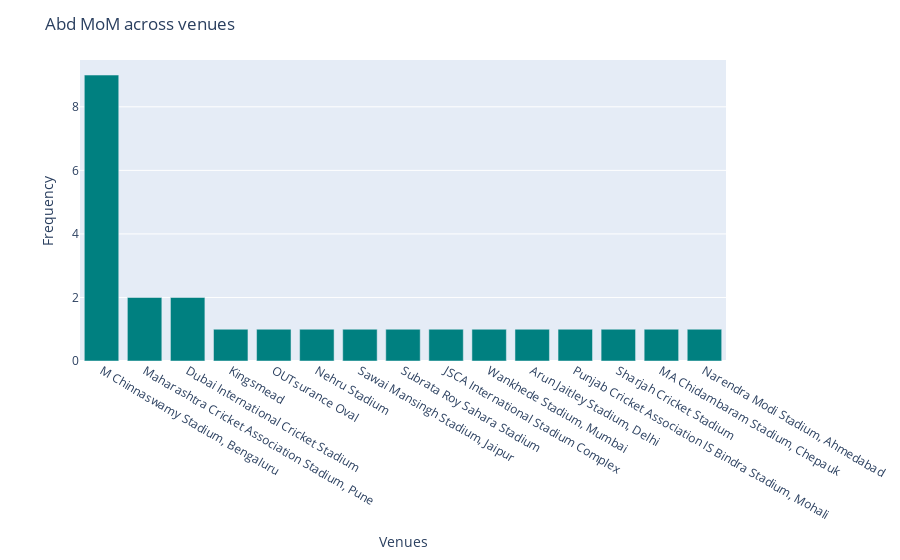

Here is the notebook cell this chart was saved with:
### Code cell
fig = px.bar(Abd , x='venue' ,y='count', color_discrete_sequence=['teal'])
fig.update_layout(title = 'Abd MoM across venues', xaxis_title = 'Venues', yaxis_title = 'Frequency')
fig.show()

### Figure 1 — Plotly figure (JSON) as saved in the notebook; plotly's stock layout.template omitted (floating-point values rounded to 4 significant figures)
{"data": [{"alignmentgroup": "True", "hovertemplate": "venue=%{x}<br>count=%{y}<extra></extra>", "legendgroup": "", "marker": {"color": "teal", "pattern": {"shape": ""}}, "name": "", "offsetgroup": "", "orientation": "v", "showlegend": false, "textposition": "auto", "type": "bar", "x": ["M Chinnaswamy Stadium, Bengaluru", "Maharashtra Cricket Association Stadium, Pune", "Dubai International Cricket Stadium", "Kingsmead", "OUTsurance Oval", "Nehru Stadium", "Sawai Mansingh Stadium, Jaipur", "Subrata Roy Sahara Stadium", "JSCA International Stadium Complex", "Wankhede Stadium, Mumbai", "Arun Jaitley Stadium, Delhi", "Punjab Cricket Association IS Bindra Stadium, Mohali", "Sharjah Cricket Stadium", "MA Chidambaram Stadium, Chepauk", "Narendra Modi Stadium, Ahmedabad"], "xaxis": "x", "y": [9, 2, 2, 1, 1, 1, 1, 1, 1, 1, 1, 1, 1, 1, 1], "yaxis": "y"}], "layout": {"barmode": "relative", "legend": {"tracegroupgap": 0}, "margin": {"t": 60}, "title": {"text": "Abd MoM across venues"}, "xaxis": {"anchor": "y", "domain": [0, 1], "title": {"text": "Venues"}}, "yaxis": {"anchor": "x", "domain": [0, 1], "title": {"text": "Frequency"}}}}
